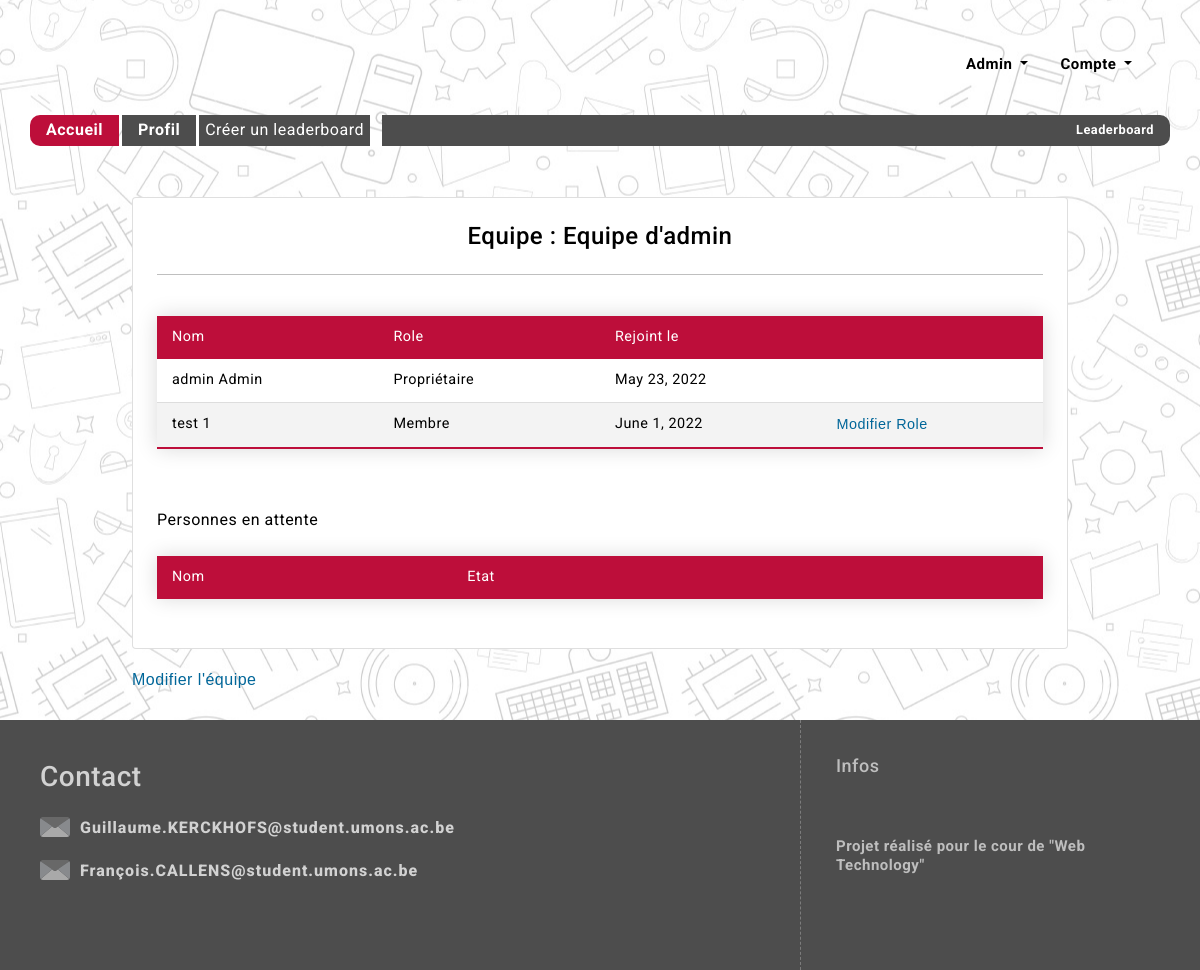
The app's page /teamProfil/1/ (signed in), older data.
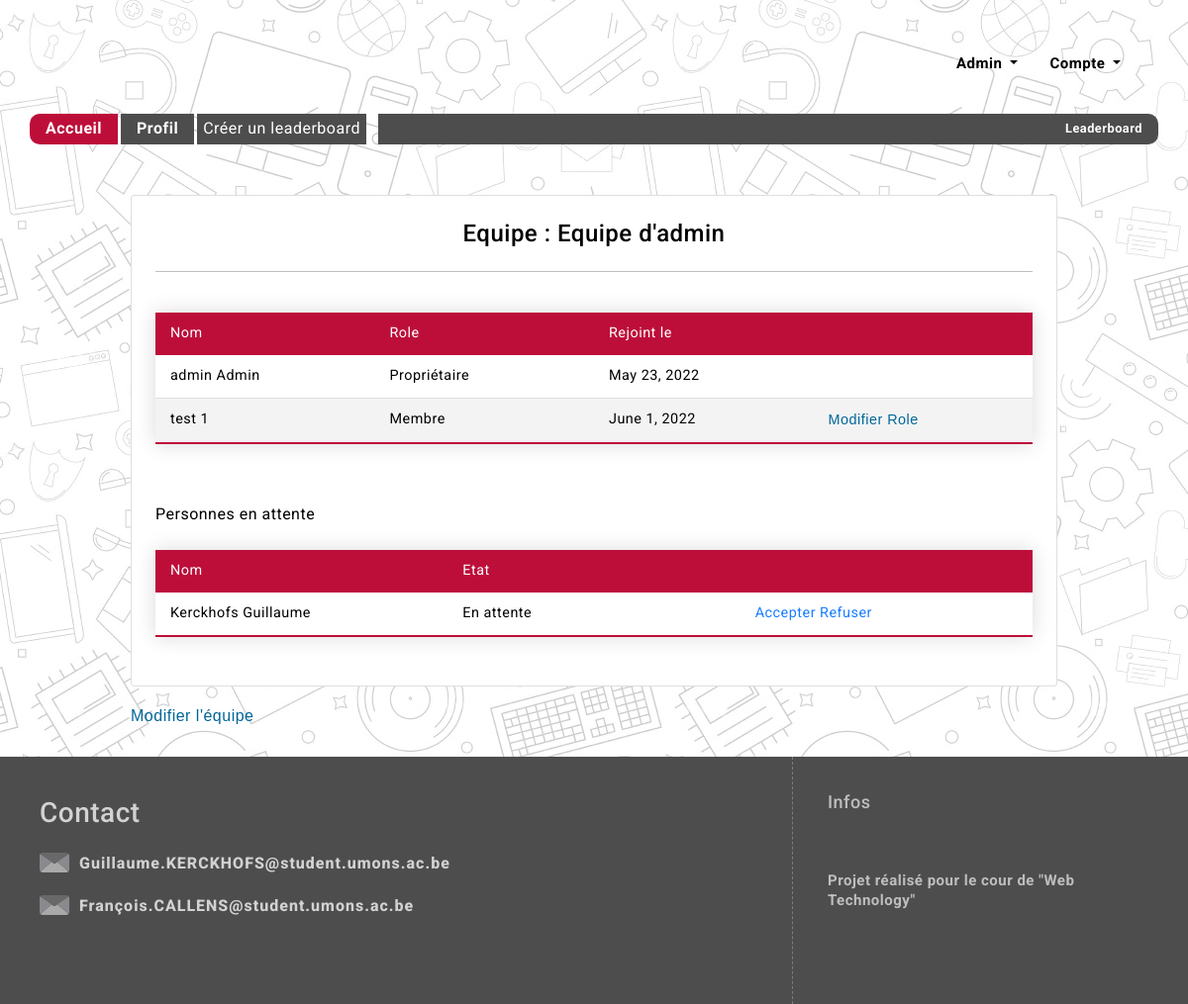
The same page, newer data.
### users/models.py (models this page shows, shortened)
class Team(models.Model):
    name=models.CharField(max_length=150, unique=True)
    members=models.ManyToManyField(CustomUser,through="Membership")

class Membership(models.Model):
    OWNER = 1
    ADMIN = 2
    MEMBER = 3
    PENDING = 4
    ROLE_CHOICES = (
        (OWNER, 'Propriétaire'),
        (ADMIN, 'Admin'),
        (MEMBER, 'Membre'),
        (PENDING,'En attente')
    )
    member = models.ForeignKey(CustomUser, on_delete=models.CASCADE)
    team = models.ForeignKey(Team, on_delete=models.CASCADE)
    date_joined = models.DateField(default=datetime.now, blank=True)
    role = models.PositiveSmallIntegerField(choices=ROLE_CHOICES, default=PENDING)
    def getRole(self):
        if(self.role==1):
            return 'Propriétaire'
        elif(self.role==2):
            return 'Admin'
        elif(self.role==3):
            return 'Membre'
        else:
            return 'En attente'

class CustomUser(AbstractBaseUser, PermissionsMixin):
    user_name = models.CharField(max_length=150, unique=True)
    email = models.EmailField( unique=True)
    first_name = models.CharField(max_length=150, blank=True)
    last_name = models.CharField(max_length=150, blank=True)
    is_dev = models.BooleanField(default=False)
    is_staff = models.BooleanField(default=False)
    is_active = models.BooleanField(default=True,editable=False)
    objects = CustomAccountManager()
    USERNAME_FIELD = 'user_name'
    REQUIRED_FIELDS = ['email', 'first_name','last_name']

### gui/views.py (the view)
# urls.py: path("teamProfil/<int:team_id>/",teamProfil_view,name="teamProfil"),
@login_required
def teamProfil_view(request,team_id):
	team=getTeam(team_id)
	if(team is not None):
		membership=Membership.objects.filter(team=team)
		m=getRelation(request.user,team)
		if(m is not None):
			role=m.role
			context={'team': team,'membership':membership,'role':role}
			return render(request,'gui/HTML/teamProfil.html',context)
		else:
			role=5
			context={'team': team,'membership':membership,'role':role}
			return render(request,'gui/HTML/teamProfil.html',context)
	else:
		return redirect(profil_view)

### gui/views.py (called while the page is built)
def getTeam(team_id):
	try:
		team=Team.objects.get(id=team_id)
	except:
		team=None
	return team

def getRelation(user,team):
	try:
		membership=Membership.objects.get(member=user,team=team)
	except:
		membership=None
	return membership

### templates/gui/HTML/TeamProfil.html (shortened to what this page needs)
{% extends "gui/HTML/base.html" %}
{% load bootstrap5 %}
{% block content %}
        <div class="container" id="Informations">
                <div class="card p-4">
                    <h4 class="card-title font-weight-bold text-center">Equipe : {{team.name}}</h4>
                    <hr>
                    <div class="card-text">
                        <table>
                            <thead>
                                <tr>
                                    <td>Nom</td>
                                    <td>Role</td>
                                    <td>Rejoint le</td>
                                    <td></td>
                                </tr>
                            </thead>
                            {% for m in membership %}
                                {% if m.role < 4 %}
                                <tr>
                                    <td>{{m.member.last_name}} {{m.member.first_name}} </td>
                                    <td> {{m.getRole}} </td>
                                    <td>  {{m.date_joined}} </td>
                                    <td>
                                    {% if m.member.id == user.id and role != 1 %}
                                        <a href="{% url 'removeUser' membership_id=m.id%}"> Quitter </a>
                                    {% elif role == 1 and m.role != 1 %}
                                        <button hx-get="{% url 'updateUserRole' membership_id=m.id %}" hx-target="#dialog" class="buttonLink"> Modifier Role </button>
                                    {% elif role < m.role %}
                                        <a href="{% url 'removeUser' membership_id=m.id%}"> Exclure </a>
                                    {% endif %}
                                    </td>
                                </tr>
                                {% endif %}
                            {% endfor %}
                        </table>
                        <p> Personnes en attente </p>
                        <table>
                            <thead>
                                <tr>
                                    <td>Nom</td>
                                    <td>Etat</td>
                                    <td></td>
                                </tr>
                            </thead>
                        {% for m in membership %}
                            {% if m.role == 4 %}
                                <tr>
                                    <td>{{m.member.last_name}} {{m.member.first_name}} </td>
                                    <td> {{m.getRole}} </td>
                                    {% if role < 3 %}
                                    <td>
                                        <a href="{% url 'addUser' membership_id=m.id %}"> Accepter </a>
                                        <a href="{% url 'removeUser' membership_id=m.id %}"> Refuser </a>
                                    </td>
                                    {% endif %}
                                </tr>
                            {% endif %}
                        {% endfor %}
                        </table>
                    </div>
                </div>
                {% if role == 1 %}
                    <button hx-get="{% url 'updateTeam' team_id=team.id%}" hx-target="#dialog" class="buttonLink"> Modifier l'équipe </button>
                {% elif role == 4 %}
                    <p> En attente d'une réponse </p>
                {% elif role == 5 %}
                    <a href="{% url 'joinTeam' team_id=team.id %}">Rejoindre </a>
                {% endif %}
        </div>
{% endblock %}

### templates/gui/HTML/base.html (shortened to what this page needs)
{% load static %}
{% load i18n %}
<!DOCTYPE html>
<html lang="fr">
<head>
    <link href="https://cdn.jsdelivr.net/npm/bootstrap@5.0.0-beta3/dist/css/bootstrap.min.css" rel="stylesheet"
>
    <link rel="stylesheet" href="{% static 'CSS/default.css' %}">
    <link rel="stylesheet" href="{% static 'CSS/shared.css' %}">
    <link rel="stylesheet" href="{% static 'CSS/style.css' %}">
    <link rel="stylesheet" href="{% static 'CSS/table.css' %}">
</head>
<body>
    <div id="site_container">
        <header class="large_center">
            <div class="justify-content-end">
                {% if user.is_authenticated %}
                    <div id="navbar_special_btns">
                        {% if user.is_superuser %}
                            <div class="nav-item dropdown">
                            <a class="nav-link dropdown-toggle" href="#" id="superDropdown" role="button" data-bs-toggle="dropdown" aria-expanded="false">
                                Admin
                            </a>
                            </div>
                        {% endif %}
                        <div class="nav-item dropdown">
                            <a class="nav-link dropdown-toggle" href="#" id="insideDropdown" role="button" data-bs-toggle="dropdown" aria-expanded="false">
                                Compte
                            </a>
                        </div>
                    </div>
                {% endif %}
            </div>
            <nav>
                <div>
                    <a href="/home" class="umons_red_btn" >Accueil</a>
                    {% if not user.is_authenticated %}
                        <a href="/login" class="umons_grey_btn mobile">Se connecter</a>
                        <a href="/regisyer" class="umons_grey_btn mobile">S'inscrire'</a>
                    {% else %}
                        <a class="umons_grey_btn" href="/profil">Profil</a>
                        {% if user.is_dev %}
                            <button hx-get="{% url 'createBoard' %}" hx-target="#dialog" class="umons_grey_btn">
                            Créer un leaderboard                </button>
                        {% endif %}
                    {% endif %}
                </div>
                <div>
                    <div class="umons_grey_btn mobile">
                        <div>
                            Leaderboard
                        </div>
                    </div>
                </div>
            </nav>
        </header>
        <div id="content_container">
            <div id="old_content" class="medium_center">
                {% block content %}
                {% endblock %}
            </div>
        </div>
        <footer>
            <div class="left">
                <div id="social">
                    <h3>Contact</h3>
                    <div class="email">
                        <a href="mailto:Guillaume.KERCKHOFS@student.umons.ac.be"><img src="{% static '/images/email.svg' %}"> Guillaume.KERCKHOFS@student.umons.ac.be</a>
                        <a href="mailto:François.CALLENS@student.umons.ac.be"><img src="{% static '/images/email.svg' %}"> François.CALLENS@student.umons.ac.be</a>
                    </div>
                </div>
            </div>
            <div class="right">
                <div>
                    <h3>Infos</h3>
                    <ul>
                        Projet réalisé pour le cour de "Web Technology"
                    </ul>
                </div>
            </div>
        </footer>
    </div>
</body>
</html>

### static/CSS/default.css (style rules this page uses)
* { box-sizing: border-box; font-family: 'Roboto', Arial, Helvetica, sans-serif; letter-spacing: 0.5px; }
html, body { margin: 0; padding: 0; font-size: 16px; line-height: 1.3; height: 100%; }
body { background: url(../images/background_20.png) 600px repeat; background-attachment: fixed; }
a { text-decoration: none; color: #1b7eff; }
.large_center { max-width: 1200px; margin: 0 auto; }
.medium_center { max-width: 1200px; padding: 0 60px; margin: 0 auto; }
.umons_grey_btn { background-color: #4D4D4D!important; color: white; border: none; }
.umons_red_btn { background-color: #BD0E3A!important; color: white; border: none; }
.buttonLink { background: none!important; border: none; padding: 0!important; font-family: arial, sans-serif; color: #069; cursor: pointer; }

### static/CSS/shared.css (style rules this page uses)
#site_container { min-height: 100%; width: 100%; display: grid; grid-template-rows: max-content auto max-content; justify-items: center; }
header { padding: 30px 30px 0 30px; display: grid; grid-template-rows: max-content max-content; grid-gap: 15px; width: 100%; }
header > div { display: grid; grid-template-columns: 160px auto repeat(3, max-content); height: 70px; grid-gap: 15px; align-items: center; font-size: 15px; }
header > nav { display: grid; grid-auto-flow: column; grid-template-columns: max-content auto; grid-gap: 3px; height: max-content; width: 100%; }
header > nav > div:first-child { display: grid; grid-template-columns: repeat(6, max-content); grid-gap: 3px; }
header > nav > div > a { font-size: 16px; color: #FFF; }
header > nav > div:last-child, header > nav > div > a { padding: 5px 16px; background-color: #4D4D4D; font-weight: 700; }
header > nav > div > a { transition: 0.5s; }
header > nav > div > a:first-child { border-radius: 10px 0 0 10px; }
header > nav > div:last-child { border-radius: 0 10px 10px 0; }
header > nav > div:last-child { color: #BEBEBE; font-size: 0.8em; height: 100%!important; text-align: right; display: grid; align-items: center; justify-items: right; width: 100%; }
#content_container { display: grid; grid-gap: 80px; padding: 30px; width: calc(100% - 60px); }
#content_container > * { width: 100%; }
footer { min-height: 250px; width: 100%; background-color: #4d4d4d; display: grid; grid-template-columns: 2fr 1fr; max-width: 100%; }
footer > .left { height: 100%; display: grid; grid-template-rows: max-content auto max-content; padding: 40px; color: #D2D2D2; }
footer > .left > #social { display: grid; grid-template-rows: repeat(2, max-content); grid-gap: 10px; }
footer > .left > #social .email { display: grid; grid-template-columns: repeat(2, max-content); align-items: center; grid-gap: 10px; }
footer > .left > #social .email img { margin-right: 5px; margin-bottom: 3px; }
footer > .left > #social .email a, footer > .left > #social .email a:visited, footer > .left > #social .email a:hover { color: #D2D2D2; font-weight: 800; letter-spacing: 1px; }
footer > .left > #social img { width: 30px; }
footer > .right { display: grid; grid-template-columns: 1fr; }
footer > .right > div { border-left: 1px dashed #7c7c7c; }
footer > .right > div { padding: 35px; }
footer > .right h3 { font-size: 18px; margin: 0; color: #BEBEBE; }
footer > .right ul { font-size: 15px; margin: 0; color: #BEBEBE; list-style: none; padding: 0; margin: 0; font-weight: 700; }
footer > .right > div:last-child { display: grid; height: 100%; }
header > div .nav-link.dropdown-toggle { display: inline-block!important; }
#navbar_special_btns { display: grid; grid-template-columns: max-content max-content; }
#navbar_special_btns a.nav-link, #navbar_special_btns a.nav-link:visited, #navbar_special_btns a.nav-link:hover { font-weight: 700; color: #000; }

### static/CSS/style.css (style rules this page uses)
.card { color:black; height: 100%; }
p { margin-top: 1rem; }

### static/CSS/table.css (style rules this page uses)
table { border-collapse: collapse; margin: 25px 0; font-size: 0.9em; font-family: sans-serif; width: 100%; box-shadow: 0 0 20px rgba(0, 0, 0, 0.15); }
table thead tr { background-color: #BD0E3A; color: #ffffff; text-align: left; }
table th, table td { padding: 12px 15px; width: 25%; }
table tbody tr { border-bottom: 1px solid #dddddd; }
table tbody tr:nth-of-type(even) { background-color: #f3f3f3; }
table tbody tr:last-of-type { border-bottom: 2px solid #BD0E3A; }

Row changes from the older to the newer data that the page shows:
added Membership: member.last_name "Kerckhofs", member.first_name "Guillaume", getRole "En attente"
